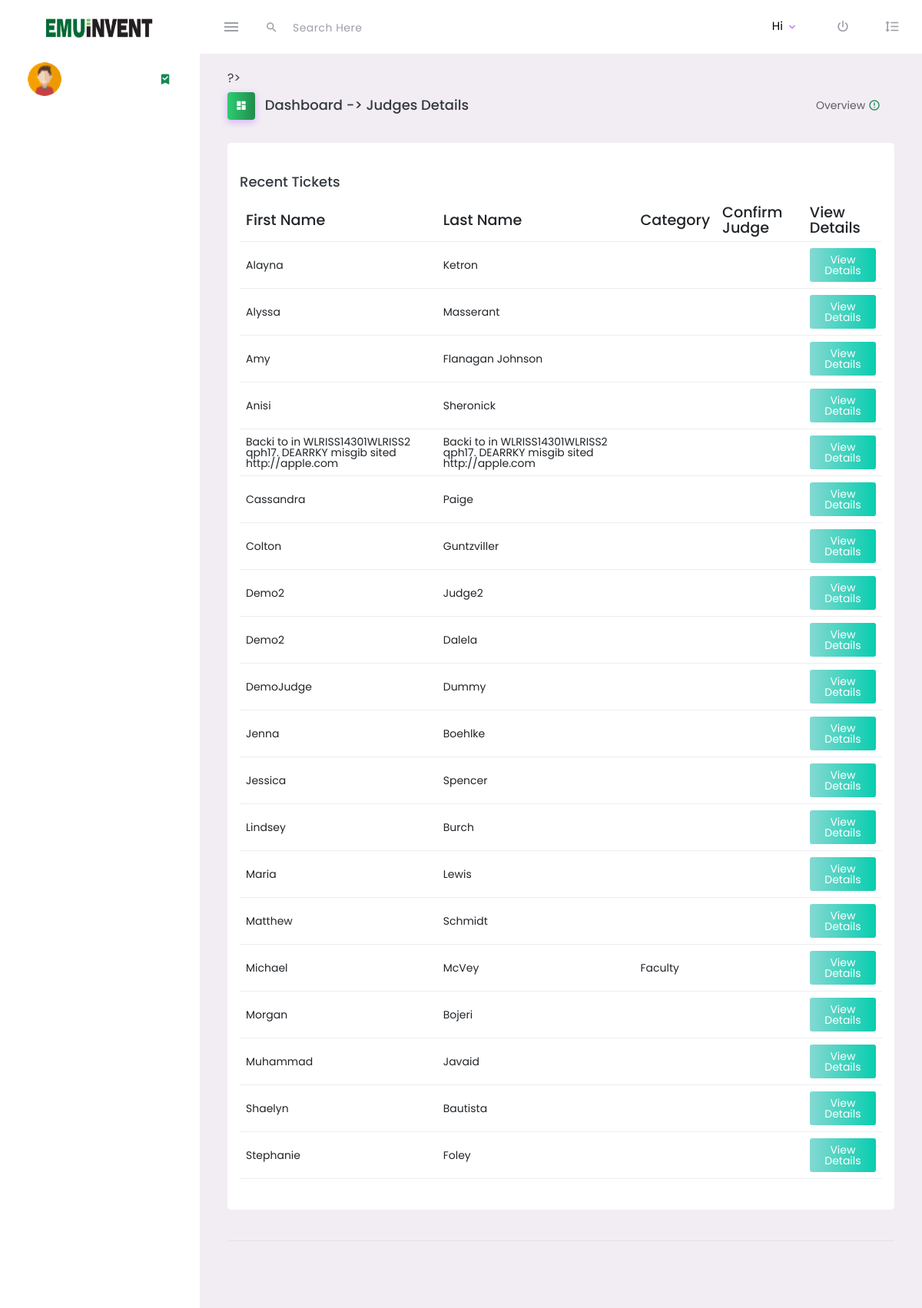
/adminpanel/superadmin/judges.php, run on the app's committed database.
### tables this page shows
CREATE TABLE `tbl_user` (
  `id` int(10) NOT NULL,
  `first_name` varchar(100) DEFAULT NULL,
  `last_name` varchar(100) DEFAULT NULL,
  `phone` varchar(100) DEFAULT NULL,
  `email` varchar(100) DEFAULT NULL,
  `password` varchar(100) DEFAULT NULL,
  `user_type` varchar(100) DEFAULT NULL,
  `category` varchar(100) DEFAULT NULL,
  `judge_confirm` varchar(10) DEFAULT NULL,
  `interested` varchar(10000) DEFAULT NULL,
  `address` varchar(1000) DEFAULT NULL,
  `is_approved` int(11) DEFAULT 0,
  `deleted` int(11) DEFAULT 0,
  `Year` varchar(100) DEFAULT NULL
);

### adminpanel/superadmin/judges.php (the view, shortened to what this page needs)
<!DOCTYPE html>
<html lang="en">
<head>
    <link rel="stylesheet" href="../assets/vendors/mdi/css/materialdesignicons.min.css">
    <link rel="stylesheet" href="../assets/vendors/css/vendor.bundle.base.css">
    <link rel="stylesheet" href="../assets/css/style2.css">
</head>
<body>
<div class="container-scroller">
<?php include '../dashboardheader.php'; ?>
<div class="main-panel">
    <div class="content-wrapper updated">
    ?>
<div class="page-header">
  <h3 class="page-title">
    <span class="page-title-icon text-white me-2">
      <i class="mdi mdi-view-dashboard"></i>
    </span> Dashboard ->
    <span class="subtitle">Judges Details</span>
  </h3>
  <nav aria-label="breadcrumb">
    <ul class="breadcrumb">
      <li class="breadcrumb-item active" aria-current="page">
        <span></span>Overview <i class="mdi mdi-alert-circle-outline icon-sm text-success align-middle"></i>
      </li>
    </ul>
  </nav>
</div>
<div class="row">
  <div class="col-12 grid-margin">
    <div class="card">
      <div class="card-body">
        <h4 class="card-title">Recent Tickets</h4>
        <div class="table-responsive">
          <table class="table">
            <thead>
              <tr>
                <th scope="col">First Name</th>
                <th scope="col">Last Name</th>
                <th scope="col">Category</th>
                <th scope="col">Confirm Judge</th>
                <th>View Details</th>
              </tr>
            </thead>
            <tbody>
            <?php
            $q_team = mysqli_query($conn,"select distinct id,first_name, last_name, category,judge_confirm from tbl_user where user_type='Judge' order by judge_confirm desc,first_name asc");
            while ($r_team = mysqli_fetch_assoc($q_team)) {
            ?>
              <tr>
                <td><?php echo $r_team["first_name"]; ?></td>
                <td><?php echo $r_team["last_name"]; ?></td>
                <td><?php echo $r_team["category"]; ?></td>
                <td><?php echo $r_team["judge_confirm"]; ?></td>
                <td><a href="profile.php?id=<?php echo $r_team["id"]; ?>"><button type="button" style="margin:0px;" class="btn btn-success btn-gradient-success btn-sm" onclick="edit(this)">View Details</button></a></td>
              </tr>
            <?php
            }
            ?>
            </tbody>
          </table>
        </div>
      </div>
    </div>
  </div>
</div>
       <footer class="footer">
</footer>
</div>
</div>
</div>
</body>
</html>

### adminpanel/dashboardheader.php (shortened to what this page needs)
<?php
$usertype = $_SESSION['user_type'];
$username = $_SESSION['name'];
echo '
<nav class="navbar default-layout-navbar col-lg-12 col-12 p-0 fixed-top d-flex flex-row">
  <div class="text-center navbar-brand-wrapper d-flex align-items-center justify-content-center">
    <a class="navbar-brand brand-logo" href="index.html"><img src="../assets/images/emuinventlogo.jpg" alt="logo" /></a>
    <a class="navbar-brand brand-logo-mini" href="index.html"><img src="../assets/images/mini-logopic.PNG" alt="logo" /></a>
  </div>
  <div class="navbar-menu-wrapper d-flex align-items-stretch">
    <button class="navbar-toggler navbar-toggler align-self-center" type="button" data-toggle="minimize">
      <span class="mdi mdi-menu"></span>
    </button>
    <div class="search-field d-none d-md-block">
      <form class="d-flex align-items-center h-100" action="#">
        <div class="input-group">
          <div class="input-group-prepend bg-transparent">
            <i class="input-group-text border-0 mdi mdi-magnify"></i>
          </div>
          <input type="text" class="form-control bg-transparent border-0" placeholder="Search Here" id="search">
        </div>
      </form>
    </div>
    <ul class="navbar-nav navbar-nav-right">
      <li class="nav-item nav-profile dropdown">
        <a class="nav-link dropdown-toggle" id="profileDropdown" href="#" data-bs-toggle="dropdown" aria-expanded="false">
        ';
echo '
          <div class="nav-profile-text">
            <p class="mb-1 text-black">Hi <span class="text-capitalize">' . $username . '</span></p>
          </div>
        </a>';
echo '
      </li>
      <li class="nav-item nav-logout d-none d-lg-block">
        <a class="nav-link" href="./../../logout.php">
          <i class="mdi mdi-power"></i>
        </a>
      </li>
      <li class="nav-item nav-settings d-none d-lg-block">
        <a class="nav-link" href="#">
          <i class="mdi mdi-format-line-spacing"></i>
        </a>
      </li>
    </ul>
    <button class="navbar-toggler navbar-toggler-right d-lg-none align-self-center" type="button" data-toggle="offcanvas">
      <span class="mdi mdi-menu"></span>
    </button>
  </div>
</nav>
<div class="container-fluid page-body-wrapper">
  <nav class="sidebar sidebar-offcanvas pt-3" id="sidebar">
    <ul class="nav">
      <li class="nav-item nav-profile">
        <a href="#" class="nav-link">
        ';
if ($fquery['profile_pic'] != NULL && $fquery['profile_pic'] != '') {
  echo
  '
          <div class="nav-profile-image">
            <img src="../profilepic/' . $fquery['profile_pic'] . '" alt="profile">
            <span class="login-status online"></span>
          </div>
          ';
} else {
  echo '
          <div class="nav-profile-image">
            <img src="../assets/images/faces-clipart/pic-4.png" alt="profile">
            <span class="login-status online"></span>
          </div>
          ';
}
echo '
          <div class="nav-profile-text d-flex flex-column">
            <span class="font-weight-bold text-capitalize mb-2">' . $username . '</span>
            <span class="text-secondary text-small">' . $usertype . '</span>
          </div>
          <i class="mdi mdi-bookmark-check text-success nav-profile-badge"></i>
        </a>
      </li>
      ';
echo '</ul>
  </nav>';
?>

### data on the page
tbl_user: first_name "Alayna", last_name "Ketron"
tbl_user: first_name "Alyssa", last_name "Masserant"
tbl_user: first_name "Amy", last_name "Flanagan Johnson"
tbl_user: first_name "Anisi", last_name "Sheronick"
tbl_user: first_name "Backi to in WLRISS14301WLRISS2 qph17. DEARRKY misgib sited http://apple.com", last_name "Backi to in WLRISS14301WLRISS2 qph17. DEARRKY misgib sited http://apple.com"
tbl_user: first_name "Cassandra", last_name "Paige"
tbl_user: first_name "Colton", last_name "Guntzviller"
tbl_user: first_name "Demo2", last_name "Judge2"
tbl_user: first_name "Demo2", last_name "Dalela"
tbl_user: first_name "DemoJudge", last_name "Dummy"
tbl_user: first_name "Jenna", last_name "Boehlke"
tbl_user: first_name "Jessica", last_name "Spencer"
tbl_user: first_name "Lindsey", last_name "Burch"
tbl_user: first_name "Maria", last_name "Lewis"
tbl_user: first_name "Matthew", last_name "Schmidt"
tbl_user: first_name "Michael", last_name "McVey", category "Faculty"
tbl_user: first_name "Morgan", last_name "Bojeri"
tbl_user: first_name "Muhammad", last_name "Javaid"
tbl_user: first_name "Shaelyn", last_name "Bautista"
tbl_user: first_name "Stephanie", last_name "Foley"
